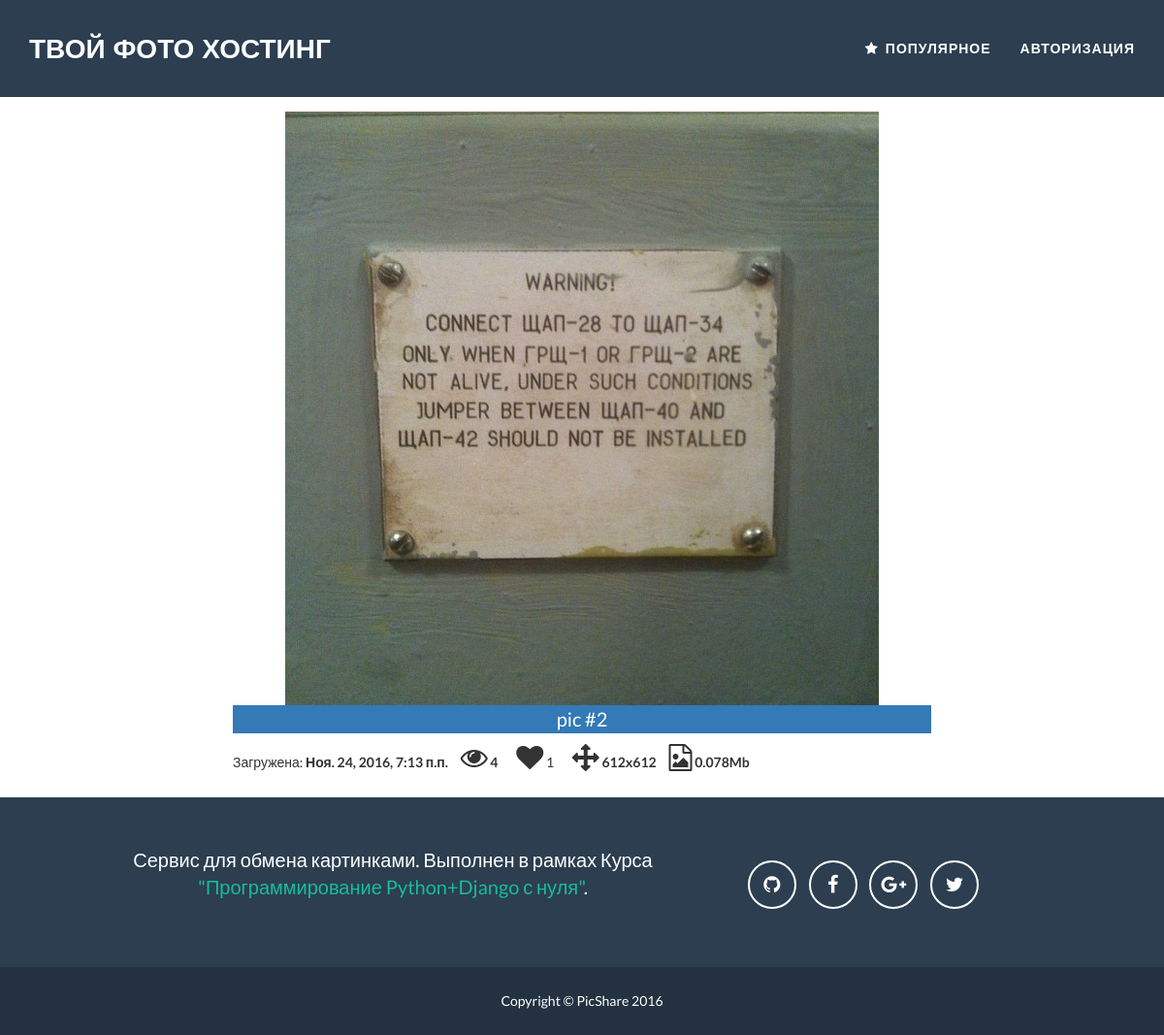
The app's page /3v9J/ with its own data.
### picstore/models.py (models this page shows, shortened)
class Image(models.Model):
    user = models.ForeignKey(User, default=2)
    picture = models.ImageField('Изображение', upload_to='image_store/')
    file_size = models.FloatField('Размер файла, Mb', default=0)
    description = models.CharField('Описание', max_length=250)
    key = models.SlugField(max_length=6, unique=True)
    view_count = models.PositiveIntegerField('Число просмотров', default=0)
    likes = models.PositiveIntegerField('Число лайков', default=0)
    upload_datetime = models.DateTimeField('Загружено', default=timezone.now)
    last_view_datetime = models.DateTimeField(
        'Просмотрено', blank=True, null=True)

### picstore/views.py (the view)
# urls.py: url(r'^(\w+)/$', views.pic_page, name='pic_page'),
def pic_page(request, key):
    image = get_object_or_404(Image, key=key)
    image.last_view_datetime = timezone.now()
    image.view_count = F('view_count') + 1
    image.save()
    image.refresh_from_db()
    likes = Like.objects.filter(image=image).count()
    likes = likes if likes > 0 else ''
    owner = request.user == image.user
    return render(
        request, 'pic_page.html',
        {'image': image, 'likes': likes, 'owner': owner})

### picstore/templates/pic_page.html (shortened to what this page needs)
{% extends "base.html" %}
{% load staticfiles %}
{% block content %}
<div class="container picture-container">
  <div class="row">
      <div class="col-lg-8 col-lg-offset-2">
          <div class="modal-body">
              <img src="/media/{{image.picture}}" class="img-responsive img-centered" alt="">
              <p class="bg-primary text-center">{{image.description}}</p>
              <ul class="list-inline item-details">
                  <li>Загружена:
                      <strong>{{image.upload_datetime}}</strong>
                  </li>
                  <li><i class="fa fa-eye fa-2x"></i>
                      <strong>{{ image.view_count }}
                      </strong>
                  </li>
                  <li>
                      <button class="btn-like"
                        {% if user.is_authenticated %}
                        id="likes" data-key="{{ image.key }}"
                        {% else %} disabled
                        {% endif %}
                        ><i class="fa fa-heart fa-2x"></i> {{ likes }}</button>
                  </li>
                  <li><i class="fa fa-arrows fa-2x"></i>
                      <strong>{{ image.picture.width }}x{{ image.picture.height }}
                      </strong>
                  </li>
                  <li><i class="fa fa-file-image-o fa-2x"></i>
                      <strong>{{ image.file_size }}Mb
                      </strong>
                  </li>
              </ul>
          </div>
      </div>
  </div>
</div>
{% endblock %}

### picstore/static/css/custom.css (style rules this page uses)
.picture-container { margin-top: 100px; }
button.btn-like { border:0px solid transparent; background-color: transparent; }

### records on screen
Image: picture (picture), description "pic #2", upload_datetime "Ноя. 24, 2016, 7:13 п.п.", view_count "4", picture.width "612", picture.height "612", file_size "0.078"

### other values on screen
{{ likes }} "1"
